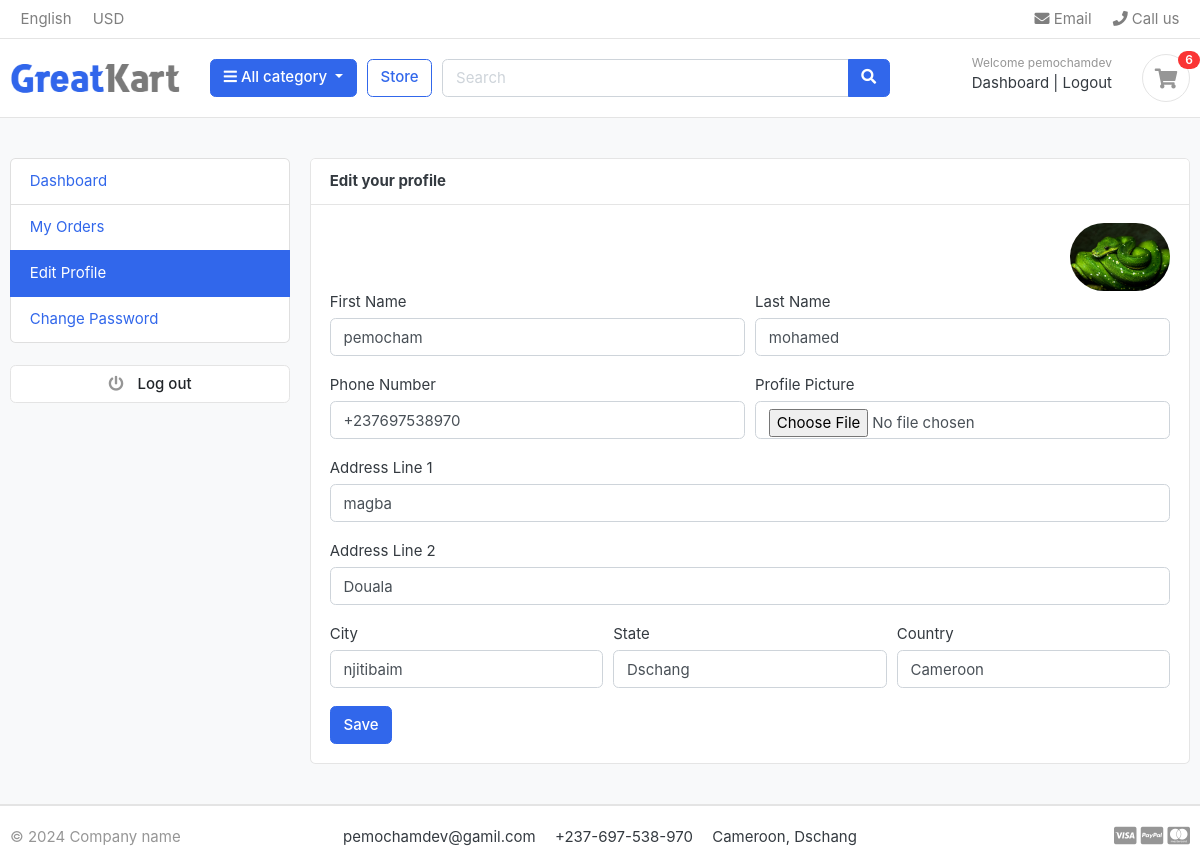
/accounts/edit_profile/ (signed in), run on the app's committed database.
### accounts/models.py (models this page shows, shortened)
class Account(AbstractBaseUser):
    first_name = models.CharField(max_length=120)
    last_name = models.CharField(max_length=120)
    username = models.CharField(max_length=120)
    email = models.EmailField(unique=True)
    phone_numbre = models.CharField(max_length=120)
    date_joined = models.DateTimeField(auto_now_add=True)
    last_login = models.DateTimeField(auto_now_add=True)
    is_admin = models.BooleanField(default=False)
    is_superuser = models.BooleanField(default=False)
    is_staff = models.BooleanField(default=False)
    is_active = models.BooleanField(default=False)
    USERNAME_FIELD='email'
    REQUIRED_FIELDS = ['username','first_name', 'last_name']
    objects = MyAccountManager()

class UserProfile(models.Model):
    user = models.OneToOneField(Account, on_delete=models.CASCADE)
    address_line_1 = models.CharField(blank=True, max_length=100)
    address_line_2 = models.CharField(blank=True, max_length=100)
    profile_picture = models.ImageField(blank=True, upload_to='userprofile')
    city = models.CharField(blank=True, max_length=20)
    state = models.CharField(blank=True, max_length=20)
    country = models.CharField(blank=True, max_length=20)

### accounts/views.py (the view)
# urls.py: path('edit_profile/', views.edit_profile, name='edit_profile'),
@login_required(login_url='login')
def edit_profile(request):
    user = request.user
    userprofile = get_object_or_404(UserProfile, user=user)
    if request.method == 'POST':
        user_form = UserForm(request.POST, instance = user)
        profile_form = UserProfileForm(request.POST, request.FILES, instance=userprofile)
        if user_form.is_valid() and profile_form.is_valid():
            user_form.save()
            profile_form.save()
            messages.success(request, 'Your profile has been updated.')
            return redirect('edit_profile')
    else:
        user_form = UserForm(instance=request.user)
        profile_form = UserProfileForm(instance=userprofile)
    context = {
        'user_form': user_form,
        'profile_form': profile_form,
        'userprofile': userprofile,
    }
    return render(request, 'edit_profile.html', context)

### accounts/forms.py
class UserForm(forms.ModelForm):
    class Meta:
        model = Account
        fields = ('first_name', 'last_name', 'phone_numbre')
    def __init__(self, *args, **kwargs):
        super(UserForm, self).__init__(*args, **kwargs)
        for field in self.fields:
            self.fields[field].widget.attrs['class'] = 'form-control'

class UserProfileForm(forms.ModelForm):
    profile_picture = forms.ImageField(required=False, error_messages = {'invalid':("Image files only")}, widget=forms.FileInput)
    class Meta:
        model = UserProfile
        fields = ('address_line_1', 'address_line_2', 'city', 'state', 'country', 'profile_picture')
    def __init__(self, *args, **kwargs):
        super(UserProfileForm, self).__init__(*args, **kwargs)
        for field in self.fields:
            self.fields[field].widget.attrs['class'] = 'form-control'

### carts/context_processors.py (called while the page is built)
def counter(request):
    cart_count = 0
    if 'admin' in request.path:
        return {}
    else:
        try:
            cart = Cart.objects.filter(cart_id=_cart_id(request))
            if request.user.is_authenticated:
                cart_items = CartItem.objects.all().filter(user=request.user)
            else:
                cart_items = CartItem.objects.all().filter(cart=cart[:1])
            for cart_item in cart_items:
                cart_count += cart_item.quantity
        except Cart.DoesNotExist:
            cart_count = 0
    return dict(cart_count=cart_count)

### carts/views.py (called while the page is built)
def _cart_id(request):
    cart  = request.session.session_key
    if not cart:
        cart  = request.session.create()
    return cart

### category/context_processors.py (called while the page is built)
def menu_links(request):
    links = Category.objects.all()
    return dict(links=links)

### category/models.py (called while the page is built)
    def get_absolute_url(self):
        return reverse("product_by_category", kwargs={"category_slug": self.slug})

### templates/edit_profile.html (shortened to what this page needs)
{% extends 'base.html' %}
{% block content %}
<section class="section-conten padding-y bg">
<div class="container">
	<div class="row">
	{% include 'dashboard_sidebar.html' %}
	<main class="col-md-9">
		<article class="card">
		<header class="card-header">
			<strong class="d-inline-block mr-3">Edit your profile</strong>
		</header>
		<div class="card-body">
			<div class="text-right">
				<img src="{{userprofile.profile_picture.url}}" alt="Profile Picture" width="100" style="border-radius:50px;">
			</div>
			<div class="row">
			<div class="col-md-12">
				<form action="{% url 'edit_profile' %}" method="POST" enctype="multipart/form-data">
					<div class="form-row">
						<div class="form-group col-md-6">
							<label>First Name</label>
							{{user_form.first_name}}
						</div>
						<div class="form-group col-md-6">
							<label>Last Name</label>
							{{user_form.last_name}}
						</div>
					</div>
					<div class="form-row">
						<div class="form-group col-md-6">
							<label>Phone Number</label>
							{{user_form.phone_numbre}}
						</div>
						<div class="form-group col-md-6">
							<label>Profile Picture</label>
							{{profile_form.profile_picture}}
						</div>
					</div>
					<div class="form-group">
						<label>Address Line 1</label>
						{{profile_form.address_line_1}}
					</div>
					<div class="form-group">
						<label>Address Line 2</label>
						{{profile_form.address_line_2}}
					</div>
					<div class="form-row">
						<div class="form-group col-md-4">
							<label>City</label>
							{{profile_form.city}}
						</div>
						<div class="form-group col-md-4">
							<label>State</label>
							{{profile_form.state}}
						</div>
						<div class="form-group col-md-4">
							<label>Country</label>
							{{profile_form.country}}
						</div>
					</div>
					<input type="submit" value="Save" class="btn btn-primary">
				</form>
			</div>
			</div>
		</div>
		</article>
	</main>
</div>
</div>
</section>
{% endblock %}

### templates/base.html (shortened to what this page needs)
{% load static %}
<!DOCTYPE HTML>
<html lang="en">
<head>
<link href="{% static 'css/bootstrap.css' %}" rel="stylesheet" type="text/css"/>
<link href="{% static 'css/custom.css' %}" rel="stylesheet" type="text/css"/>
<link rel="stylesheet" href="https://cdnjs.cloudflare.com/ajax/libs/font-awesome/4.7.0/css/font-awesome.min.css">
<link href="{% static 'fonts/fontawesome/css/all.min.css' %}" type="text/css" rel="stylesheet">
<link href="{% static 'css/ui.css' %}" rel="stylesheet" type="text/css"/>
<link href="{% static 'css/responsive.css' %}" rel="stylesheet" media="only screen and (max-width: 1200px)" />
</head>
<header class="section-header">
    <nav class="navbar p-md-0 navbar-expand-sm navbar-light border-bottom">
    <div class="container">
      <div class="collapse navbar-collapse" id="navbarTop4">
        <ul class="navbar-nav mr-auto">
            <li class="nav-item dropdown">
                 <a href="#" class="nav-link">   English </a>
            </li>
            <li class="nav-item dropdown">
                <a href="#" class="nav-link"> USD </a>
            </li>
        </ul>
        <ul class="navbar-nav">
            <li><a href="#" class="nav-link"> <i class="fa fa-envelope"></i> Email </a></li>
            <li><a href="#" class="nav-link"> <i class="fa fa-phone"></i> Call us </a></li>
        </ul>
      </div>
    </div>
    </nav>
    <section class="header-main border-bottom">
        <div class="container">
    <div class="row align-items-center">
        <div class="col-lg-2 col-md-3 col-6">
            <a href="./" class="brand-wrap">
                <img class="logo" src="{% static './images/logo.png' %}">
            </a>
        </div>
        <div class="col-lg col-sm col-md col-6 flex-grow-0">
            <div class="category-wrap dropdown d-inline-block float-right">
                <button type="button" class="btn btn-primary dropdown-toggle" data-toggle="dropdown">
                    <i class="fa fa-bars"></i> All category
                </button>
            </div>
        </div>
        <a href=" {% url "store" %}" class="btn btn-outline-primary">Store</a>
        <div class="col-lg  col-md-6 col-sm-12 col">
            <form action=" {% url "search" %} " class="search" method="GET">
                <div class="input-group w-100">
                    <input type="text" class="form-control" style="width:60%;" placeholder="Search" name="keyword">
                    <div class="input-group-append">
                      <button class="btn btn-primary" type="submit">
                        <i class="fa fa-search"></i>
                      </button>
                    </div>
                </div>
            </form>
        </div>
        <div class="col-lg-3 col-sm-6 col-8 order-2 order-lg-3">
                    <div class="d-flex justify-content-end mb-3 mb-lg-0">
                        <div class="widget-header">
                            <div>
                                {% if request.user.is_authenticated %}
                                <small class="title text-muted">Welcome {{request.user.username}}</small>
                                <a href=" {% url "profile" %} "> Dashboard</a> <span class="dark-transp"> | </span>
                                <a href=" {% url "logout" %}  "> Logout</a>
                                {% else %}
                                <small class="title text-muted">Welcome guest!</small>
                                <a href=" {% url "signin" %} ">Sign in</a> <span class="dark-transp"> | </span>
                                <a href=" {% url "register" %} "> Register</a>
                                {% endif %}
                            </div>
                        </div>
                        <a href=" {% url "cart" %} " class="widget-header pl-3 ml-3">
                            <div class="icon icon-sm rounded-circle border"><i class="fa fa-shopping-cart"></i></div>
                            <span class="badge badge-pill badge-danger notify"> {{cart_count}} </span>
                        </a>
                    </div>
                </div>
    </div>
        </div>
    </section>
    </header>
{% block content %}
{% endblock content %}
<footer class="section-footer border-top">
	<div class="container">
		<section class="footer-bottom border-top row">
			<div class="col-md-2">
				<p class="text-muted"> &copy {% now "Y" %} Company name </p>
			</div>
			<div class="col-md-8 text-md-center">
				<span  class="px-2">pemochamdev@gamil.com</span>
				<span  class="px-2">+237-697-538-970</span>
				<span  class="px-2">Cameroon, Dschang </span>
			</div>
			<div class="col-md-2 text-md-right text-muted">
				<i class="fab fa-lg fa-cc-visa"></i>
				<i class="fab fa-lg fa-cc-paypal"></i>
				<i class="fab fa-lg fa-cc-mastercard"></i>
			</div>
		</section>
	</div>
</footer>
</body>
</html>

### static/css/ui.css (style rules this page uses)
html { font-family: "Inter", sans-serif; font-size: 15px; }
.icon-xs, .icon-sm, .icon-md, .icon-lg { display: inline-block; text-align: center; flex-shrink: 0; flex-grow: 0; }
.icon-sm { width: 48px; height: 48px; line-height: 48px !important; font-size: 20px; }
.padding-y { padding-top: 40px; padding-bottom: 40px; }
article:after, .form-group:after { display: block; clear: both; content: ""; }
.bg { background-color: #f8f9fa; }
p:last-child { margin-bottom: 0; }
.header-main { position: relative; padding-top: 1rem; padding-bottom: 1rem; }
.brand-wrap .logo, .navbar-brand .logo { margin-right: 7px; max-height: 42px; display: inline-block; }
.widget-header { display: inline-block; vertical-align: middle; position: relative; }
.widget-header a { color: #343a40; }
.widget-header i { color: #969696; }
.widget-header .title { display: block; }
.widget-header .notify { position: absolute; top: -3px; right: -10px; }
.footer-bottom { padding-top: 20px; padding-bottom: 20px; }
.notify { position: absolute; top: -4px; right: -10px; display: inline-block; padding: 0.25em 0.6em; font-size: 12px; line-height: 1; text-align: center; border-radius: 3rem; color: #fff; background-color: #fa3434; }

### data on the page
Account: user.username "pemochamdev", first_name "pemocham", last_name "mohamed", phone_numbre "+237697538970"
UserProfile: profile_picture (picture), address_line_1 "magba", address_line_2 "Douala", city "njitibaim", state "Dschang", country "Cameroon"

### other printed values
{{ cart_count }} "6"
